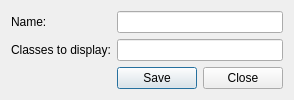
<?xml version="1.0" encoding="UTF-8"?>
<ui version="4.0">
 <class>seg_option_menu</class>
 <widget class="QWidget" name="seg_option_menu">
  <property name="geometry">
   <rect>
    <x>0</x>
    <y>0</y>
    <width>274</width>
    <height>95</height>
   </rect>
  </property>
  <property name="windowTitle">
   <string>Segmentation options</string>
  </property>
  <layout class="QGridLayout" name="gridLayout">
   <item row="0" column="0">
    <widget class="QLabel" name="label">
     <property name="toolTip">
      <string>&lt;html&gt;&lt;head/&gt;&lt;body&gt;&lt;p&gt;Change the name of this segmentation.&lt;/p&gt;&lt;/body&gt;&lt;/html&gt;</string>
     </property>
     <property name="text">
      <string>Name:</string>
     </property>
    </widget>
   </item>
   <item row="1" column="0">
    <widget class="QLabel" name="label_2">
     <property name="text">
      <string>Classes to display:</string>
     </property>
    </widget>
   </item>
   <item row="0" column="1">
    <widget class="QLineEdit" name="name_edit"/>
   </item>
   <item row="1" column="1">
    <widget class="QLineEdit" name="class_edit"/>
   </item>
   <item row="2" column="1">
    <widget class="QDialogButtonBox" name="buttonBox">
     <property name="standardButtons">
      <set>QDialogButtonBox::Close|QDialogButtonBox::Save</set>
     </property>
    </widget>
   </item>
  </layout>
 </widget>
 <resources/>
 <connections>
  <connection>
   <sender>buttonBox</sender>
   <signal>rejected()</signal>
   <receiver>seg_option_menu</receiver>
   <slot>close()</slot>
   <hints>
    <hint type="sourcelabel">
     <x>139</x>
     <y>77</y>
    </hint>
    <hint type="destinationlabel">
     <x>67</x>
     <y>74</y>
    </hint>
   </hints>
  </connection>
  <connection>
   <sender>buttonBox</sender>
   <signal>accepted()</signal>
   <receiver>seg_option_menu</receiver>
   <slot>save()</slot>
   <hints>
    <hint type="sourcelabel">
     <x>148</x>
     <y>78</y>
    </hint>
    <hint type="destinationlabel">
     <x>12</x>
     <y>69</y>
    </hint>
   </hints>
  </connection>
 </connections>
 <slots>
  <slot>save()</slot>
 </slots>
</ui>
